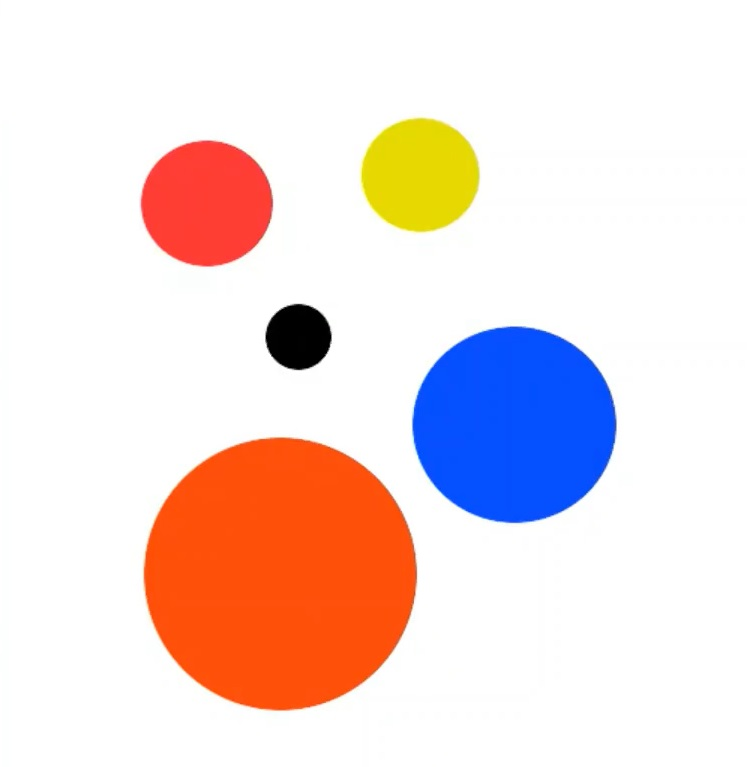
#> input picture opencv/img.jpg, 747 x 767 px
$ python objtrackingimg.py
#> lines starting #> are read from the running program, lines starting #| are printed output that depends on the picture; after the words box and inside, x2 and y2 are one past the last pixel; in counts of white or black regions, pixels touching at a corner belong together
import cv2
import numpy as np

image=cv2.imread('img.jpg',1)
#> image is the input picture: shape (767, 747, 3); mean B, G, R 219, 221, 239
new_image=cv2.cvtColor(image,cv2.COLOR_BGR2HSV)
#> new_image: shape (767, 747, 3); mean H, S, V 11.9, 48, 252.6
cv2.imshow("hsv",new_image)
lower_blue=np.array([110,50,50])
upper_blue=np.array([130,255,255])
mask=cv2.inRange(new_image,lower_blue,upper_blue)
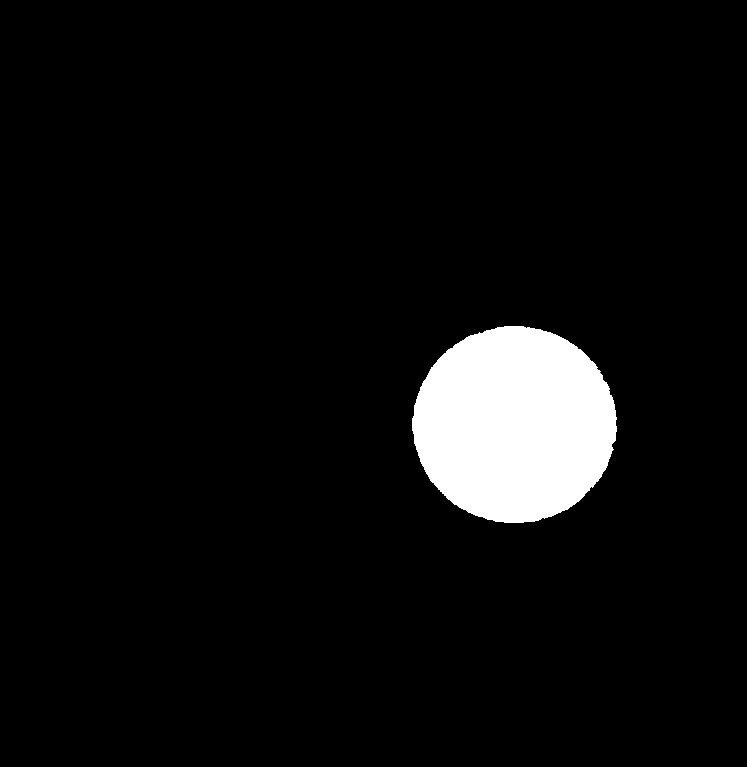
#> mask: shape (767, 747); 5.5% white; 1 white region, box (x1, y1, x2, y2) and area: (412, 326, 617, 523) 31446
cv2.imshow("mask",mask)
result=cv2.bitwise_and(image,image,mask=mask)
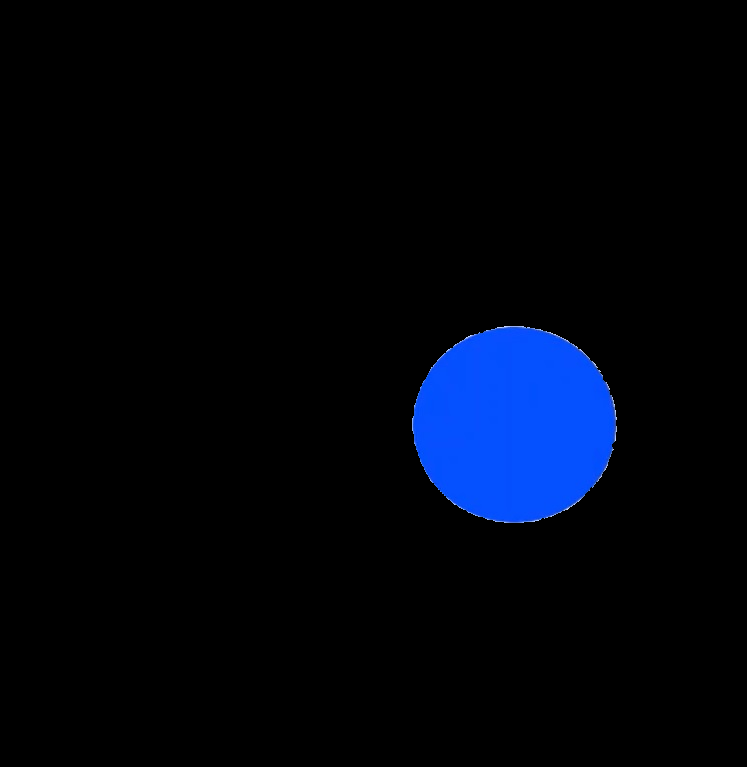
#> result: shape (767, 747, 3); mean B, G, R 13.9, 4.5, 0.4
cv2.imshow('res',result)

cv2.waitKey(0)
cv2.destroyAllWindows()
